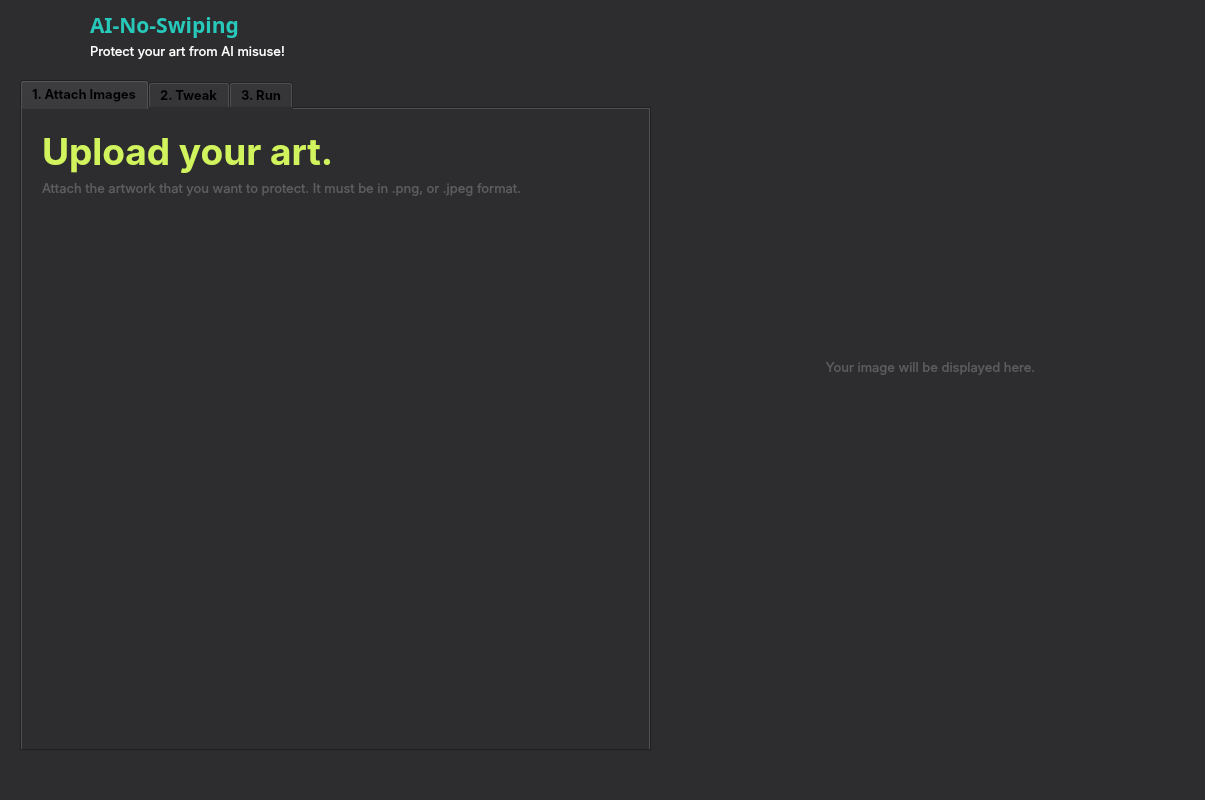
<?xml version="1.0" encoding="UTF-8"?>
<ui version="4.0">
 <class>MainWindow</class>
 <widget class="QMainWindow" name="MainWindow">
  <property name="enabled">
   <bool>true</bool>
  </property>
  <property name="geometry">
   <rect>
    <x>0</x>
    <y>0</y>
    <width>1205</width>
    <height>800</height>
   </rect>
  </property>
  <property name="sizePolicy">
   <sizepolicy hsizetype="Fixed" vsizetype="Fixed">
    <horstretch>10</horstretch>
    <verstretch>0</verstretch>
   </sizepolicy>
  </property>
  <property name="windowTitle">
   <string>AI-No-Swiping</string>
  </property>
  <property name="styleSheet">
   <string notr="true">background-color: rgb(45, 45, 48);</string>
  </property>
  <property name="documentMode">
   <bool>false</bool>
  </property>
  <property name="tabShape">
   <enum>QTabWidget::Rounded</enum>
  </property>
  <property name="dockNestingEnabled">
   <bool>false</bool>
  </property>
  <widget class="QWidget" name="centralwidget">
   <widget class="QWidget" name="verticalLayoutWidget">
    <property name="geometry">
     <rect>
      <x>90</x>
      <y>10</y>
      <width>241</width>
      <height>54</height>
     </rect>
    </property>
    <layout class="QVBoxLayout" name="heading_subheading">
     <property name="spacing">
      <number>0</number>
     </property>
     <property name="sizeConstraint">
      <enum>QLayout::SetDefaultConstraint</enum>
     </property>
     <property name="leftMargin">
      <number>0</number>
     </property>
     <property name="bottomMargin">
      <number>0</number>
     </property>
     <item>
      <widget class="QLabel" name="ains_heading">
       <property name="font">
        <font>
         <family>Georama Black</family>
         <pointsize>12</pointsize>
         <weight>75</weight>
         <bold>true</bold>
        </font>
       </property>
       <property name="text">
        <string>&lt;html&gt;&lt;head/&gt;&lt;body&gt;&lt;p&gt;&lt;span style=&quot; font-size:16pt; color:#27c9bb;&quot;&gt;AI-No-Swiping&lt;/span&gt;&lt;/p&gt;&lt;/body&gt;&lt;/html&gt;</string>
       </property>
       <property name="scaledContents">
        <bool>true</bool>
       </property>
      </widget>
     </item>
     <item>
      <widget class="QLabel" name="ains_subheading">
       <property name="font">
        <font>
         <family>Inter</family>
        </font>
       </property>
       <property name="text">
        <string>&lt;html&gt;&lt;head/&gt;&lt;body&gt;&lt;p&gt;&lt;span style=&quot; font-size:10pt; color:#ffffff;&quot;&gt;Protect your art from AI misuse!&lt;/span&gt;&lt;/p&gt;&lt;/body&gt;&lt;/html&gt;</string>
       </property>
      </widget>
     </item>
    </layout>
   </widget>
   <widget class="QTabWidget" name="perturb_tabs">
    <property name="geometry">
     <rect>
      <x>20</x>
      <y>80</y>
      <width>631</width>
      <height>671</height>
     </rect>
    </property>
    <property name="sizePolicy">
     <sizepolicy hsizetype="Expanding" vsizetype="Maximum">
      <horstretch>10</horstretch>
      <verstretch>0</verstretch>
     </sizepolicy>
    </property>
    <property name="maximumSize">
     <size>
      <width>1161</width>
      <height>16777215</height>
     </size>
    </property>
    <property name="font">
     <font>
      <family>Inter</family>
      <pointsize>10</pointsize>
      <weight>75</weight>
      <bold>true</bold>
      <stylestrategy>PreferDefault</stylestrategy>
     </font>
    </property>
    <property name="cursor">
     <cursorShape>ArrowCursor</cursorShape>
    </property>
    <property name="mouseTracking">
     <bool>false</bool>
    </property>
    <property name="acceptDrops">
     <bool>false</bool>
    </property>
    <property name="layoutDirection">
     <enum>Qt::LeftToRight</enum>
    </property>
    <property name="autoFillBackground">
     <bool>false</bool>
    </property>
    <property name="styleSheet">
     <string notr="true"/>
    </property>
    <property name="tabPosition">
     <enum>QTabWidget::North</enum>
    </property>
    <property name="tabShape">
     <enum>QTabWidget::Rounded</enum>
    </property>
    <property name="currentIndex">
     <number>0</number>
    </property>
    <property name="usesScrollButtons">
     <bool>true</bool>
    </property>
    <property name="documentMode">
     <bool>false</bool>
    </property>
    <property name="tabsClosable">
     <bool>false</bool>
    </property>
    <property name="movable">
     <bool>false</bool>
    </property>
    <property name="tabBarAutoHide">
     <bool>false</bool>
    </property>
    <widget class="QWidget" name="attach">
     <attribute name="title">
      <string>1. Attach Images</string>
     </attribute>
     <widget class="QWidget" name="layoutWidget">
      <property name="geometry">
       <rect>
        <x>20</x>
        <y>20</y>
        <width>591</width>
        <height>75</height>
       </rect>
      </property>
      <layout class="QHBoxLayout" name="horizontalLayout">
       <item>
        <layout class="QVBoxLayout" name="attach_title">
         <property name="spacing">
          <number>0</number>
         </property>
         <item>
          <widget class="QLabel" name="attach_heading">
           <property name="font">
            <font>
             <family>Inter</family>
             <pointsize>28</pointsize>
             <weight>75</weight>
             <bold>true</bold>
            </font>
           </property>
           <property name="text">
            <string>&lt;html&gt;&lt;head/&gt;&lt;body&gt;&lt;p&gt;&lt;span style=&quot; color:#d1f35d;&quot;&gt;Upload your art.&lt;/span&gt;&lt;/p&gt;&lt;/body&gt;&lt;/html&gt;</string>
           </property>
           <property name="scaledContents">
            <bool>false</bool>
           </property>
           <property name="alignment">
            <set>Qt::AlignLeading|Qt::AlignLeft|Qt::AlignTop</set>
           </property>
           <property name="wordWrap">
            <bool>false</bool>
           </property>
           <property name="indent">
            <number>0</number>
           </property>
          </widget>
         </item>
         <item>
          <widget class="QLabel" name="attach_subheading">
           <property name="font">
            <font>
             <family>Inter</family>
             <pointsize>10</pointsize>
             <kerning>true</kerning>
            </font>
           </property>
           <property name="text">
            <string>&lt;html&gt;&lt;head/&gt;&lt;body&gt;&lt;p&gt;&lt;span style=&quot; color:#5e5d5d;&quot;&gt;Attach the artwork that you want to protect. It must be in .png, or .jpeg format.&lt;/span&gt;&lt;/p&gt;&lt;/body&gt;&lt;/html&gt;</string>
           </property>
          </widget>
         </item>
        </layout>
       </item>
       <item>
        <spacer name="attach_spacer">
         <property name="orientation">
          <enum>Qt::Horizontal</enum>
         </property>
         <property name="sizeHint" stdset="0">
          <size>
           <width>198</width>
           <height>20</height>
          </size>
         </property>
        </spacer>
       </item>
      </layout>
     </widget>
    </widget>
    <widget class="QWidget" name="tweak">
     <attribute name="title">
      <string>2. Tweak</string>
     </attribute>
    </widget>
    <widget class="QWidget" name="run">
     <attribute name="title">
      <string>3. Run</string>
     </attribute>
    </widget>
   </widget>
   <widget class="QLabel" name="logo">
    <property name="geometry">
     <rect>
      <x>20</x>
      <y>20</y>
      <width>41</width>
      <height>41</height>
     </rect>
    </property>
    <property name="sizePolicy">
     <sizepolicy hsizetype="Fixed" vsizetype="Fixed">
      <horstretch>0</horstretch>
      <verstretch>0</verstretch>
     </sizepolicy>
    </property>
    <property name="text">
     <string/>
    </property>
    <property name="pixmap">
     <pixmap>../../../../../../../../../Downloads/ainz.png</pixmap>
    </property>
    <property name="scaledContents">
     <bool>true</bool>
    </property>
   </widget>
   <widget class="QLabel" name="display_attached_image">
    <property name="geometry">
     <rect>
      <x>680</x>
      <y>102</y>
      <width>501</width>
      <height>531</height>
     </rect>
    </property>
    <property name="font">
     <font>
      <family>Inter</family>
      <pointsize>28</pointsize>
      <weight>50</weight>
      <bold>false</bold>
     </font>
    </property>
    <property name="text">
     <string>&lt;html&gt;&lt;head/&gt;&lt;body&gt;&lt;p&gt;&lt;span style=&quot; font-size:10pt; color:#5e5d5d;&quot;&gt;Your image will be displayed here.&lt;/span&gt;&lt;/p&gt;&lt;/body&gt;&lt;/html&gt;</string>
    </property>
    <property name="scaledContents">
     <bool>false</bool>
    </property>
    <property name="alignment">
     <set>Qt::AlignCenter</set>
    </property>
    <property name="wordWrap">
     <bool>false</bool>
    </property>
    <property name="indent">
     <number>0</number>
    </property>
   </widget>
  </widget>
  <widget class="QMenuBar" name="menubar">
   <property name="geometry">
    <rect>
     <x>0</x>
     <y>0</y>
     <width>1205</width>
     <height>21</height>
    </rect>
   </property>
  </widget>
  <widget class="QStatusBar" name="statusbar"/>
 </widget>
 <resources/>
 <connections/>
</ui>
